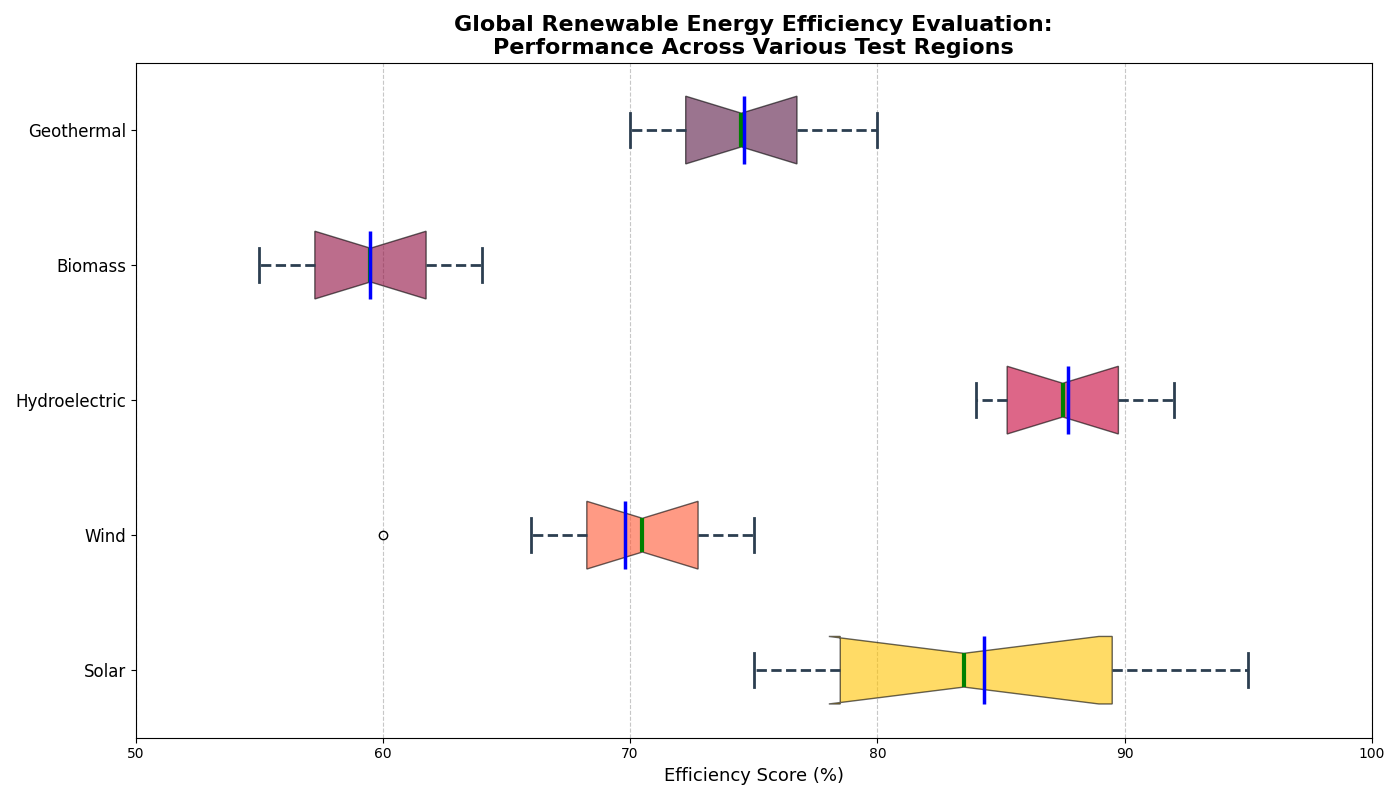

Source code (Python):
import matplotlib.pyplot as plt

# Efficiency scores for renewable energy sources across different regions
energy_sources = ['Solar', 'Wind', 'Hydroelectric', 'Biomass', 'Geothermal']
efficiency_data = [
    [90, 75, 78, 80, 82, 93, 95, 77, 88, 85],  # Solar (values shuffled)
    [68, 70, 75, 66, 60, 69, 71, 73, 72, 74],  # Wind (values shuffled)
    [84, 85, 92, 87, 91, 89, 86, 88, 90, 85],  # Hydroelectric (values shuffled)
    [63, 56, 62, 60, 57, 58, 61, 55, 64, 59],  # Biomass (values shuffled)
    [75, 72, 71, 73, 76, 80, 78, 70, 77, 74],  # Geothermal (values shuffled)
]

fig, ax = plt.subplots(figsize=(14, 8))

bp = ax.boxplot(efficiency_data, vert=False, patch_artist=True, notch=True, showmeans=True,
                meanline=True, meanprops=dict(linestyle='-', linewidth=2.5, color='blue'))

colors = ['#FFC300', '#FF5733', '#C70039', '#900C3F', '#581845']
for patch, color in zip(bp['boxes'], colors):
    patch.set(facecolor=color, alpha=0.6)

for whisker in bp['whiskers']:
    whisker.set(color='#2C3E50', linewidth=2, linestyle="--")

for cap in bp['caps']:
    cap.set(color='#2C3E50', linewidth=2)

for median in bp['medians']:
    median.set(color='green', linewidth=3)

ax.set_title('Global Renewable Energy Efficiency Evaluation:\nPerformance Across Various Test Regions', 
             fontsize=16, fontweight='bold')
ax.set_xlabel('Efficiency Score (%)', fontsize=13)
ax.set_yticklabels(energy_sources, fontsize=12)

ax.xaxis.grid(True, linestyle='--', alpha=0.7)
ax.set_xlim(50, 100)

plt.tight_layout()
plt.show()
